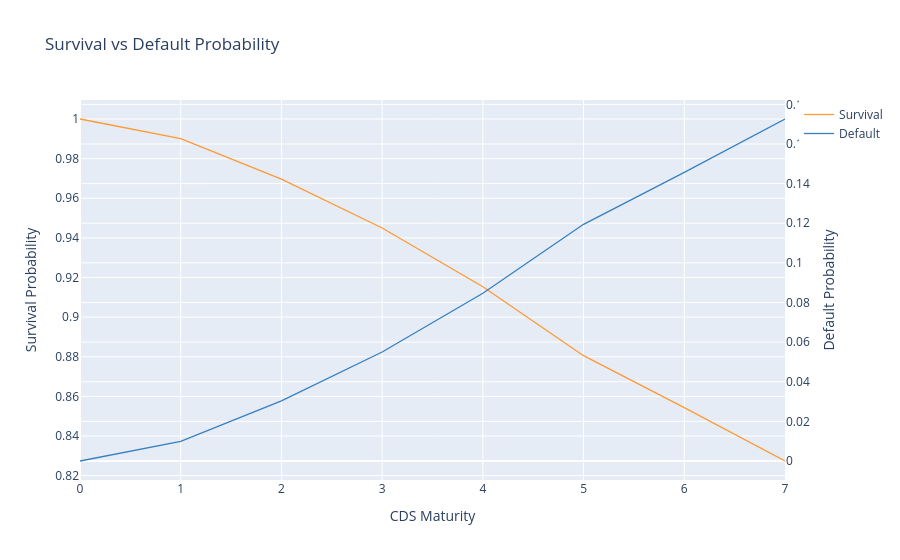
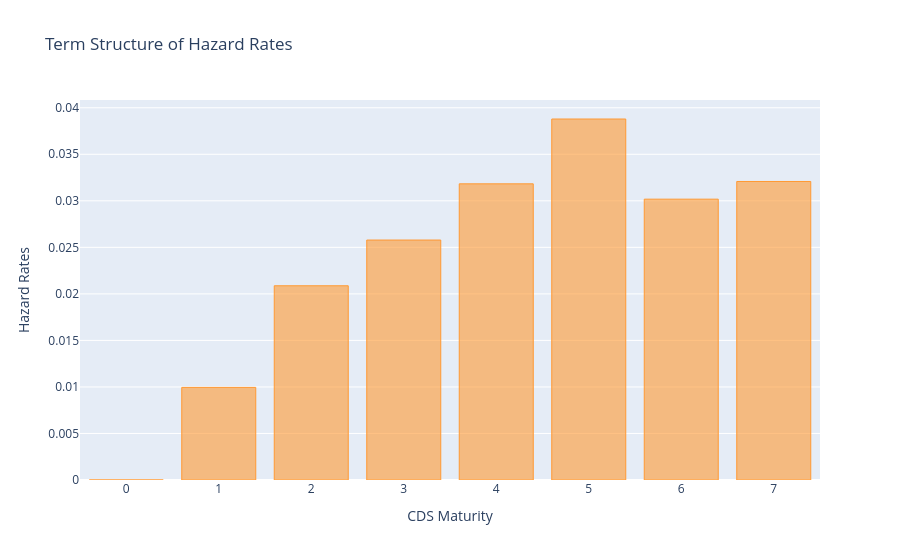

Write notebook code for charts like these, in order.
### Code cell
WFC = get_survival_probability(df.Maturity,df.Df,df.WFC,0.50,plot_prob=True,plot_hazard=True)
WFC

### Figure 1 — Plotly figure (JSON) as saved in the notebook; plotly's stock layout.template omitted (floating-point values rounded to 4 significant figures)
{"data": [{"line": {"color": "rgba(255, 153, 51, 1.0)", "dash": "solid", "shape": "linear", "width": 1.3}, "mode": "lines", "name": "Survival", "text": "", "type": "scatter", "x": [0, 1, 2, 3, 4, 5, 6, 7], "y": [1.0, 0.9901, 0.9696, 0.945, 0.9154, 0.8805, 0.8544, 0.8274]}, {"line": {"color": "rgba(55, 128, 191, 1.0)", "dash": "solid", "shape": "linear", "width": 1.3}, "mode": "lines", "name": "Default", "text": "", "type": "scatter", "x": [0, 1, 2, 3, 4, 5, 6, 7], "xaxis": "x", "y": [0.0, 0.009901, 0.03035, 0.05503, 0.08463, 0.1195, 0.1456, 0.1726], "yaxis": "y2"}], "layout": {"title": {"text": "Survival vs Default Probability"}, "xaxis": {"title": {"text": "CDS Maturity"}}, "yaxis": {"title": {"text": "Survival Probability"}}, "yaxis2": {"anchor": "x", "overlaying": "y", "side": "right", "title": {"text": "Default Probability"}}}}

### Figure 2 — Plotly figure (JSON) as saved in the notebook; plotly's stock layout.template omitted (floating-point values rounded to 4 significant figures)
{"data": [{"marker": {"color": "rgba(255, 153, 51, 0.6)", "line": {"color": "rgba(255, 153, 51, 1.0)", "width": 1}}, "name": "Hazard", "orientation": "v", "text": "", "type": "bar", "x": [0, 1, 2, 3, 4, 5, 6, 7], "y": [0.0, 0.00995, 0.02087, 0.02579, 0.03183, 0.03879, 0.03018, 0.03208]}], "layout": {"title": {"text": "Term Structure of Hazard Rates"}, "xaxis": {"title": {"text": "CDS Maturity"}}, "yaxis": {"title": {"text": "Hazard Rates"}}}}
